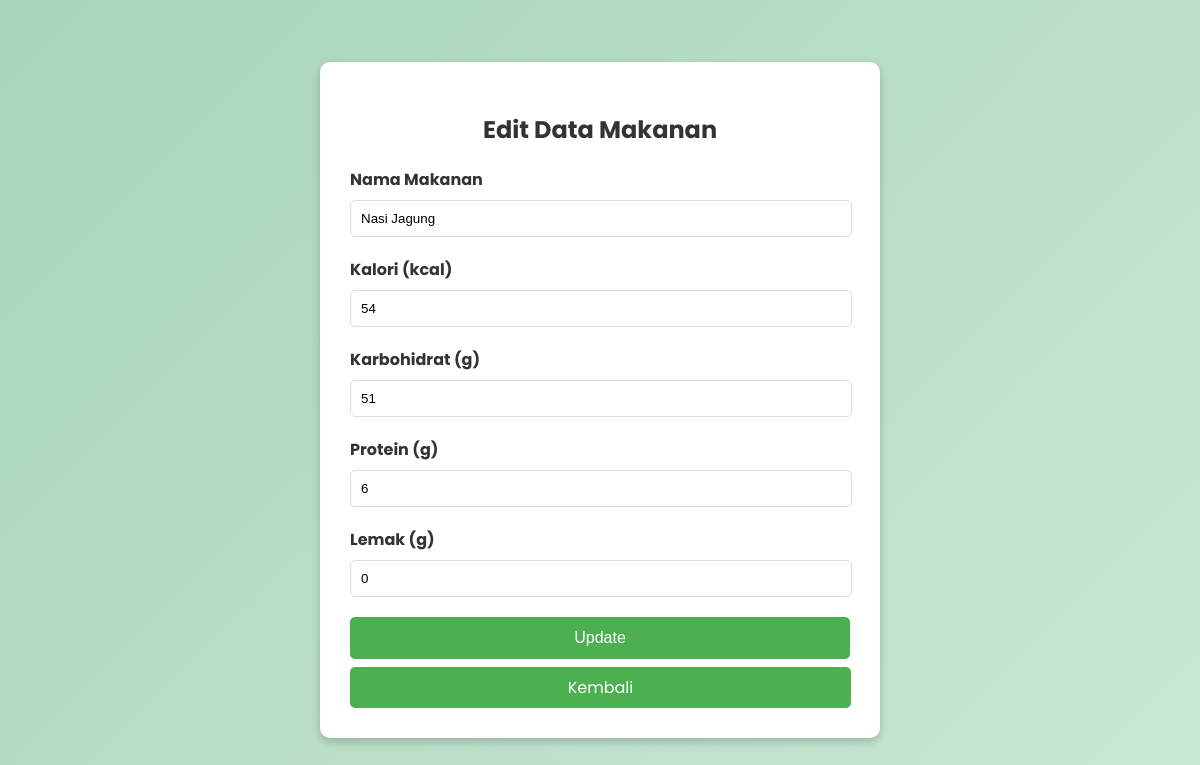
/edit_gizi.php?id=3 (signed in), run on the app's committed database.
### tables this page shows
CREATE TABLE `gizi` (
  `id` int(11) NOT NULL,
  `nama_makanan` varchar(255) DEFAULT NULL,
  `kalori` varchar(50) DEFAULT NULL,
  `karbohidrat` varchar(50) DEFAULT NULL,
  `protein` varchar(50) DEFAULT NULL,
  `lemak` varchar(50) DEFAULT NULL
);

### edit_gizi.php (the view, shortened to what this page needs)
<?php
include 'db.php';
$id = $_GET['id'] ?? null;
$sql = "SELECT * FROM gizi WHERE id = ?";
$stmt = $conn->prepare($sql);
$stmt->bind_param('i', $id);
$stmt->execute();
$result = $stmt->get_result();
$data = $result->fetch_assoc();
?>
<!DOCTYPE html>
<html lang="id">
<head>
</head>
<body>
    <div class="form-container">
        <h2>Edit Data Makanan</h2>
        <form method="POST" action="">
            <label for="nama_makanan">Nama Makanan</label>
            <input type="text" id="nama_makanan" name="nama_makanan" value="<?= htmlspecialchars($data['nama_makanan']); ?>" required>
            <label for="kalori">Kalori (kcal)</label>
            <input type="number" id="kalori" name="kalori" value="<?= htmlspecialchars($data['kalori']); ?>" required>
            <label for="karbohidrat">Karbohidrat (g)</label>
            <input type="number" id="karbohidrat" name="karbohidrat" value="<?= htmlspecialchars($data['karbohidrat']); ?>" required>
            <label for="protein">Protein (g)</label>
            <input type="number" id="protein" name="protein" value="<?= htmlspecialchars($data['protein']); ?>" required>
            <label for="lemak">Lemak (g)</label>
            <input type="number" id="lemak" name="lemak" value="<?= htmlspecialchars($data['lemak']); ?>" required>
            <button type="submit">Update</button>
        </form>
        <a href="manajemen_gizi.php" class="back-button">Kembali</a>
    </div>
</body>
</html>

### edit_gizi.php (style rules this page uses)
body { font-family: 'Poppins', sans-serif; background: linear-gradient(135deg, #a8d5ba, #c9e9d4); margin: 0; padding: 0; color: #333; display: flex; justify-content: center; align-items: center; height: 100vh; }
.form-container { background: white; padding: 30px; border-radius: 10px; box-shadow: 0 4px 10px rgba(0, 0, 0, 0.2); max-width: 500px; width: 100%; }
.form-container h2 { margin-bottom: 20px; text-align: center; }
form label { display: block; margin-bottom: 8px; font-weight: bold; }
form input { width: 96%; padding: 10px; margin-bottom: 20px; border: 1px solid #ddd; border-radius: 5px; }
form button { width: 100%; background-color: #4CAF50; color: white; border: none; padding: 12px; border-radius: 5px; cursor: pointer; font-size: 16px; }
.back-button { display: inline-block; width: 97%; margin-top: 8px; background-color: #4CAF50; color: white; padding: 8px; border-radius: 5px; text-decoration: none; font-size: 16px; text-align: center; cursor: pointer; }

### data on the page
gizi: nama_makanan "Nasi Jagung", kalori "54", karbohidrat "51", protein "6", lemak "0"
